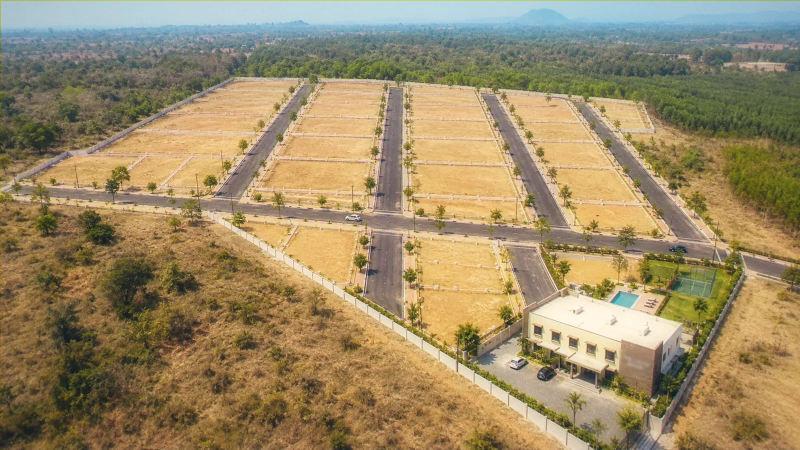
#> input picture assets/lucids/graded/aerial-day.webp, 1600 x 900 px (shown at 1/2 size)
$ python soften.py
#> lines starting #> are read from the running program, lines starting #| are printed output that depends on the picture
"""Make the 'satellite-look' copy of the handoff render.

The flight hands over from satellite imagery to the graded aerial render. To
make that read as one camera, the render first appears as a soft copy with
satellite-like resolution and colour, then resolves into the sharp graded
render as the camera closes in (detail resolving with distance).

Usage: python tools/lut/soften.py   (needs Pillow)
"""
from pathlib import Path

from PIL import Image, ImageEnhance, ImageFilter

ROOT = Path(__file__).resolve().parents[2]
src = ROOT / "assets" / "lucids" / "graded" / "aerial-day.webp"
out = ROOT / "assets" / "lucids" / "graded" / "aerial-day-soft.webp"

im = Image.open(src).convert("RGB")
#> im is the input picture: PIL image 1600x900 RGB; mean R, G, B 155.8, 138.3, 102.4
w, h = im.size
#> w = 1600; h = 900
# Satellite-like resolution: lose fine detail, keep shapes
soft = im.resize((w // 5, h // 5), Image.LANCZOS).resize((w, h), Image.BICUBIC)
soft = soft.filter(ImageFilter.GaussianBlur(1.2))
# Satellite-like tone: flatter, less saturated, a little darker and cooler
soft = ImageEnhance.Contrast(soft).enhance(0.86)
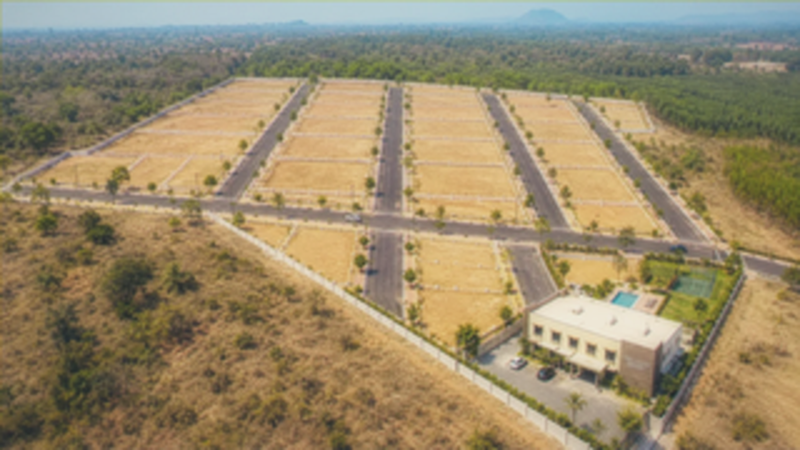
#> soft: PIL image 1600x900 RGB (shown at 1/2 size); mean R, G, B 152.9, 137.9, 107.1
soft = ImageEnhance.Color(soft).enhance(0.78)
soft = ImageEnhance.Brightness(soft).enhance(0.9)
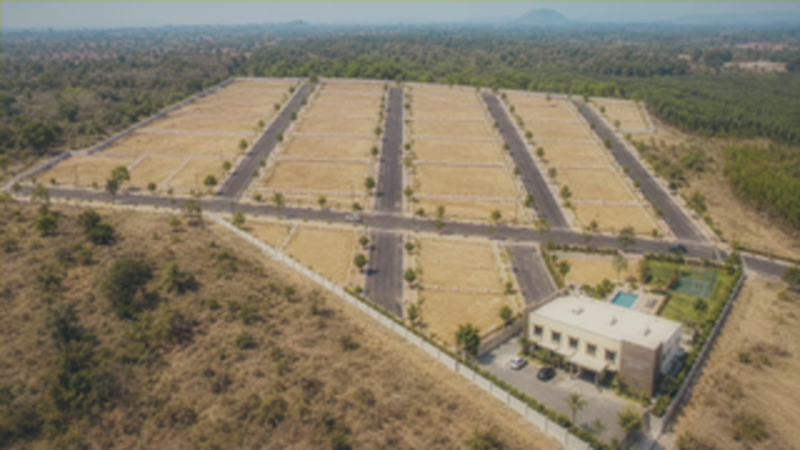
#> soft: PIL image 1600x900 RGB (shown at 1/2 size); mean R, G, B 134, 123.5, 101.8
r, g, b = soft.split()
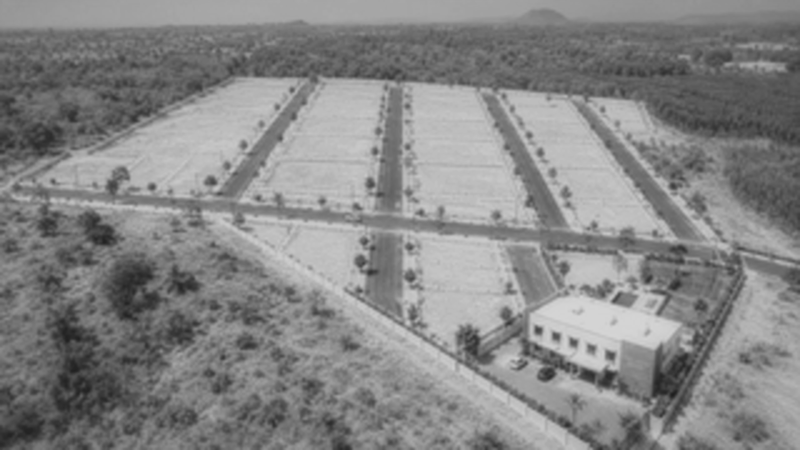
#> r: PIL image 1600x900 L (shown at 1/2 size); min 28, max 213, mean 134
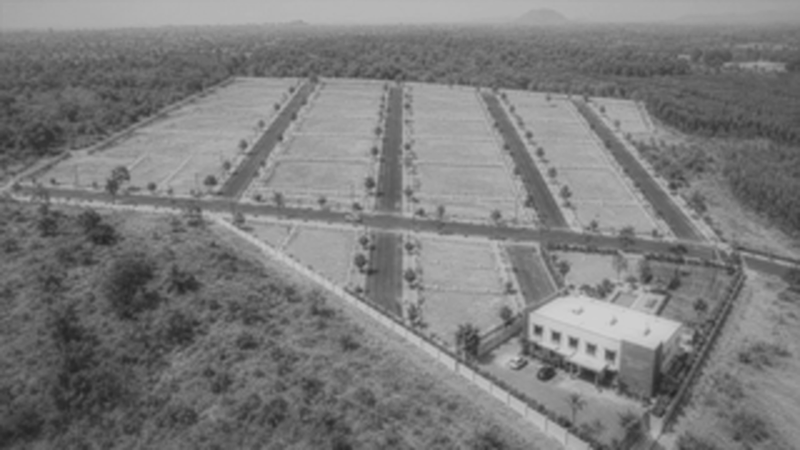
#> g: PIL image 1600x900 L (shown at 1/2 size); min 35, max 210, mean 123.5
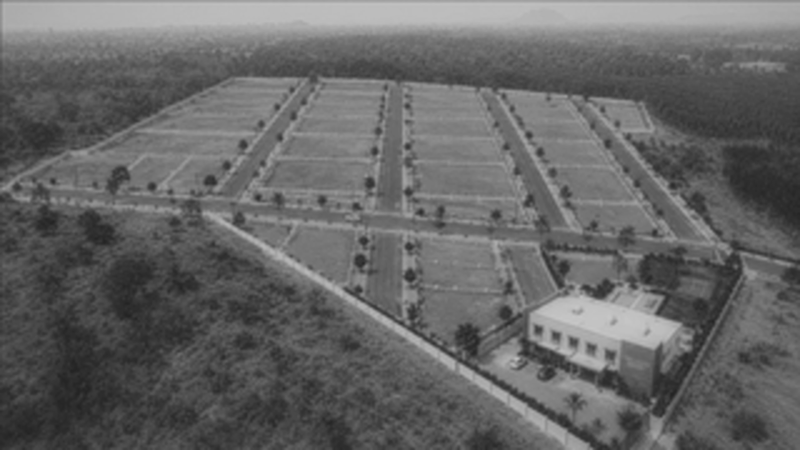
#> b: PIL image 1600x900 L (shown at 1/2 size); min 34, max 198, mean 101.8
g = g.point(lambda v: min(255, int(v * 1.02)))
b = b.point(lambda v: min(255, int(v * 1.02)))
soft = Image.merge("RGB", (r, g, b))
soft.save(out, "WEBP", quality=72, method=6)
print(f"wrote {out.relative_to(ROOT)} ({out.stat().st_size // 1024} KB)")

$ run again, with assets/lucids/aerial-amenities.webp copied over assets/lucids/graded/aerial-day.webp
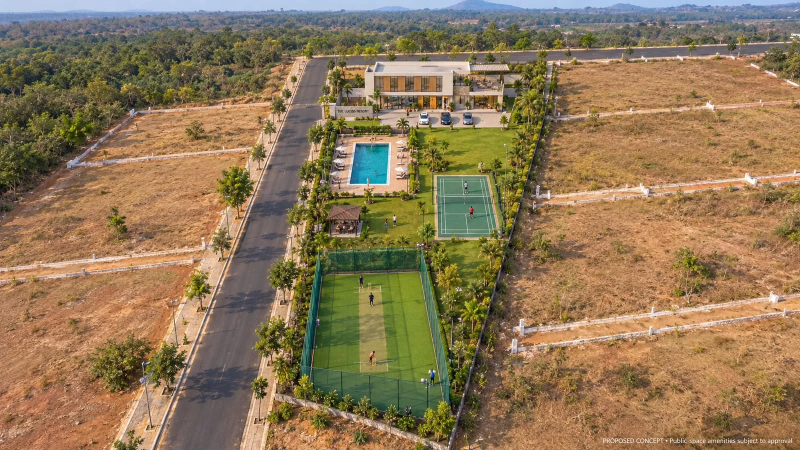
#> input picture assets/lucids/aerial-amenities.webp, 1600 x 900 px (shown at 1/2 size)
#> im is the input picture: PIL image 1600x900 RGB; mean R, G, B 142.9, 119.8, 86.4
#> `r, g, b = soft.split()`:
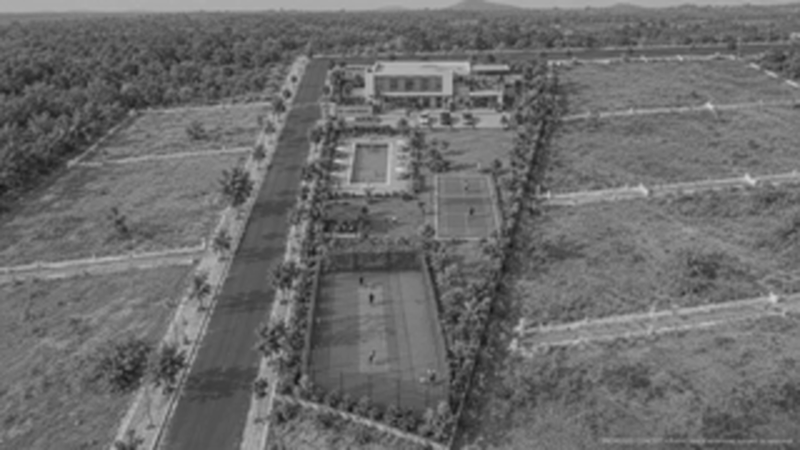
#> g: PIL image 1600x900 L (shown at 1/2 size); min 21, max 212, mean 107.4
#> `r, g, b = soft.split()`:
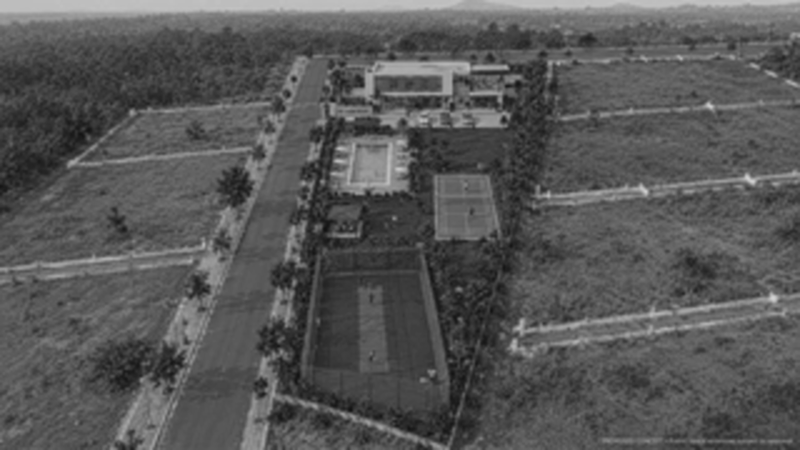
#> b: PIL image 1600x900 L (shown at 1/2 size); min 17, max 212, mean 87.2

$ run again, with assets/lucids/aerial-dusk.webp copied over assets/lucids/graded/aerial-day.webp
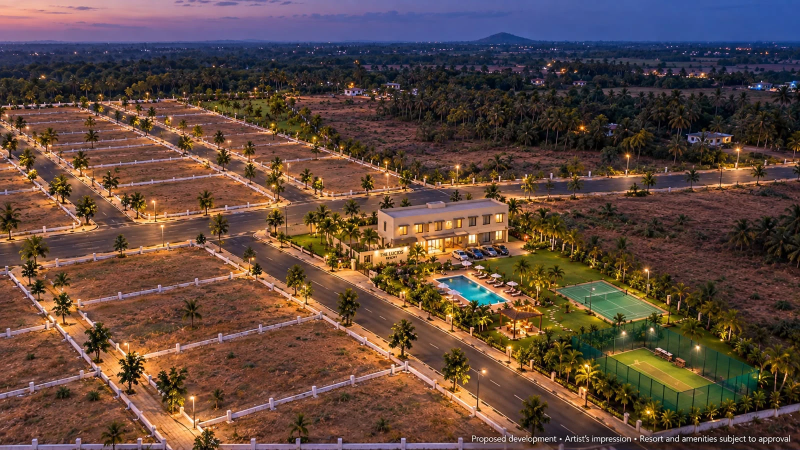
#> input picture assets/lucids/aerial-dusk.webp, 1600 x 900 px (shown at 1/2 size)
#> im is the input picture: PIL image 1600x900 RGB; mean R, G, B 96.6, 73.1, 62.8
#> `r, g, b = soft.split()`:
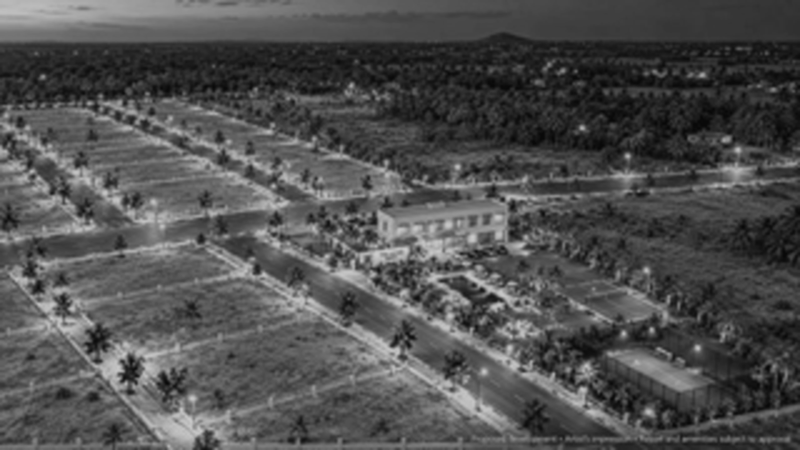
#> r: PIL image 1600x900 L (shown at 1/2 size); min 9, max 204, mean 80.4
#> `r, g, b = soft.split()`:
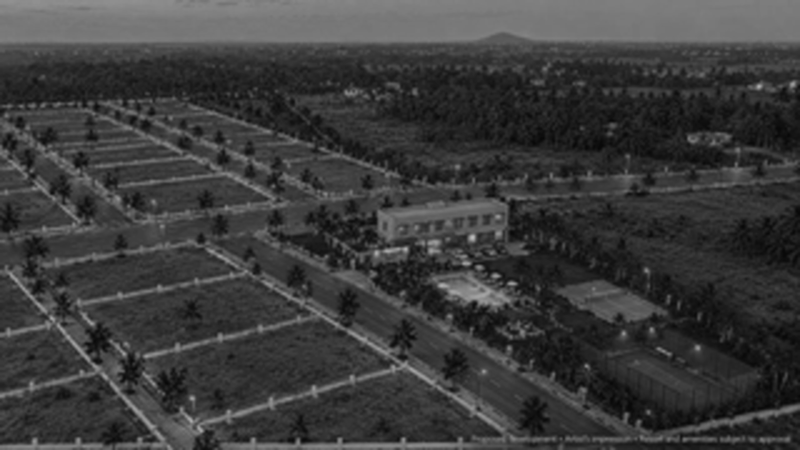
#> b: PIL image 1600x900 L (shown at 1/2 size); min 9, max 189, mean 60
